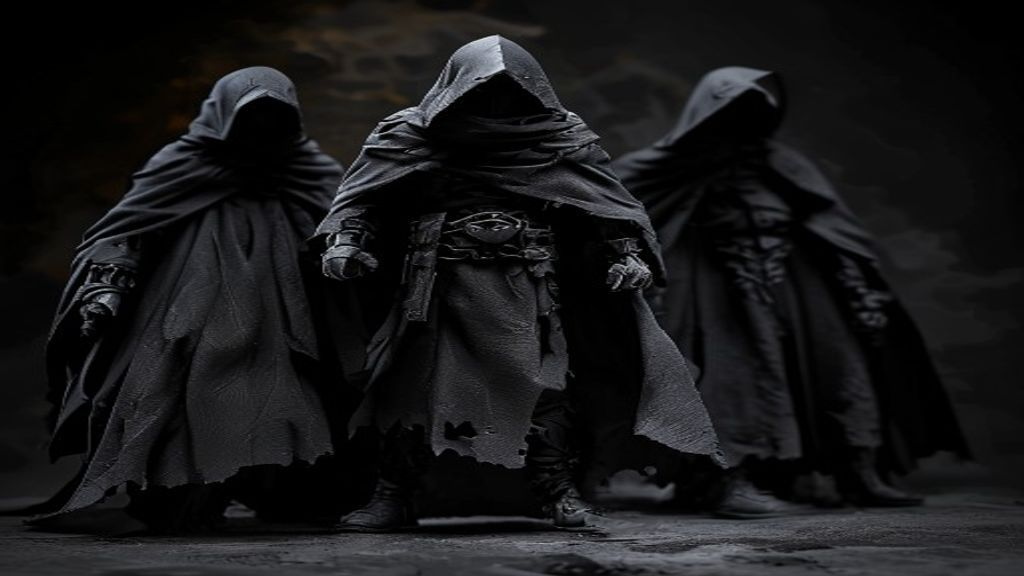
#> input picture imagens_cluster1/akatsuki-impressao-3d-stl-gratis.jpg, 1024 x 576 px
$ python criar_capa_afiliado.py --input imagens_cluster1/akatsuki-impressao-3d-stl-gratis.jpg --output out --headline imagens_cluster1/capacete-darth-vader-impressao-3d-stl-gratis.jpg
#> lines starting #> are read from the running program, lines starting #| are printed output that depends on the picture
"""
Cria uma imagem principal 16:9 para posts afiliados a partir de uma arte base.

Uso:
  python criar_capa_afiliado.py --input "foto.png" --output "downloads/capas/capa.jpg" \
    --headline "Bambu Lab A1 Mini" --subheadline "Vale a pena para iniciantes?"
"""

from __future__ import annotations

import argparse
import re
from pathlib import Path

from PIL import Image, ImageDraw, ImageEnhance, ImageFilter, ImageFont


def _font(size: int, bold: bool = False) -> ImageFont.FreeTypeFont | ImageFont.ImageFont:
    candidates = [
        "C:/Windows/Fonts/arialbd.ttf" if bold else "C:/Windows/Fonts/arial.ttf",
        "C:/Windows/Fonts/segoeuib.ttf" if bold else "C:/Windows/Fonts/segoeui.ttf",
    ]
    for path in candidates:
        if Path(path).exists():
            return ImageFont.truetype(path, size=size)
    return ImageFont.load_default()


def _wrap(draw: ImageDraw.ImageDraw, text: str, font: ImageFont.ImageFont, max_width: int) -> list[str]:
    words = text.split()
    lines: list[str] = []
    current = ""
    for word in words:
        test = f"{current} {word}".strip()
        if draw.textbbox((0, 0), test, font=font)[2] <= max_width:
            current = test
        else:
            if current:
                lines.append(current)
            current = word
    if current:
        lines.append(current)
    return lines


def _slug(text: str) -> str:
    value = re.sub(r"[^a-z0-9]+", "-", text.lower()).strip("-")
    return value or "capa-afiliado"


def criar_capa(
    input_path: str,
    output_path: str,
    headline: str,
    subheadline: str,
    badge: str,
    cta: str,
) -> Path:
#> called with output_path = 'out', subheadline = 'Vale a pena para iniciantes?', badge = 'Review 2026', cta = 'Ver oferta'
    src = Image.open(input_path).convert("RGB")
#> src is the input picture: PIL image 1024x576 RGB; mean R, G, B 22.9, 22.9, 24.1
    target_w, target_h = 1200, 675
    src_ratio = src.width / src.height
#> src_ratio = 1.78
    target_ratio = target_w / target_h

    if src_ratio > target_ratio:
        new_h = target_h
        new_w = int(new_h * src_ratio)
    else:
        new_w = target_w
        new_h = int(new_w / src_ratio)
#> new_h = 675

    bg = src.resize((new_w, new_h), Image.Resampling.LANCZOS)
    left = max(0, (new_w - target_w) // 2)
    top = max(0, int((new_h - target_h) * 0.36))
#> top = 0
    bg = bg.crop((left, top, left + target_w, top + target_h))
    bg = ImageEnhance.Contrast(bg).enhance(1.08)
    bg = ImageEnhance.Color(bg).enhance(1.12)

    overlay = Image.new("RGBA", bg.size, (0, 0, 0, 0))
#> overlay: PIL image 1200x675 RGBA; every value is 0
    draw = ImageDraw.Draw(overlay)

    # Escurece a esquerda para leitura, mantendo a impressora visivel a direita.
    for x in range(target_w):
        alpha = int(max(0, 210 - x * 0.22))
        draw.line([(x, 0), (x, target_h)], fill=(0, 0, 0, alpha))

    # Vinheta suave.
    vignette = Image.new("L", bg.size, 0)
#> vignette: PIL image 1200x675 L; every value is 0
    vd = ImageDraw.Draw(vignette)
    vd.rectangle((0, 0, target_w, target_h), fill=0)
    vignette = vignette.filter(ImageFilter.GaussianBlur(60))

    blue = (0, 115, 255, 255)
    green = (74, 222, 48, 255)
    white = (255, 255, 255, 255)
    muted = (218, 232, 246, 255)

    title_font = _font(76, bold=True)
    sub_font = _font(34, bold=True)
    badge_font = _font(26, bold=True)
    small_font = _font(24, bold=False)

    x0, y0 = 64, 58
    draw.rounded_rectangle((x0, y0, x0 + 260, y0 + 48), radius=12, fill=(0, 115, 255, 235))
    draw.text((x0 + 18, y0 + 8), badge.upper(), font=badge_font, fill=white)

    y = y0 + 78
    for line in _wrap(draw, headline, title_font, 610)[:3]:
#> in _wrap, `words = text.split()`: words = 1 item
#> in _wrap, `current = ""`: current = ''
        draw.text((x0, y), line, font=title_font, fill=white)
        y += 78
#> this loop made 1 pass
#> after the loop, y = 214

    draw.text((x0, y + 8), subheadline, font=sub_font, fill=green)
    y += 64
#> y = 278

    bullets = ["Compacta", "Rapida", "Facil para comecar"]
    bx = x0
    for bullet in bullets:
        tw = draw.textbbox((0, 0), bullet, font=small_font)[2]
        draw.rounded_rectangle((bx, y, bx + tw + 44, y + 42), radius=21, fill=(4, 18, 35, 230), outline=blue, width=2)
        draw.text((bx + 18, y + 8), bullet, font=small_font, fill=muted)
        bx += tw + 62
#> this loop made 3 passes
#> (tw, bx) on passes 1 to 3: (45, 171), (31, 264), (85, 411)
#> after the loop, bx = 411

    cta_y = target_h - 104
    draw.rounded_rectangle((x0, cta_y, x0 + 420, cta_y + 56), radius=14, fill=(74, 222, 48, 245))
    draw.text((x0 + 24, cta_y + 13), cta.upper(), font=badge_font, fill=(0, 18, 10, 255))

    draw.text((x0, target_h - 38), "Clube 3D Brasil", font=small_font, fill=(220, 232, 245, 230))

    final = Image.alpha_composite(bg.convert("RGBA"), overlay).convert("RGB")
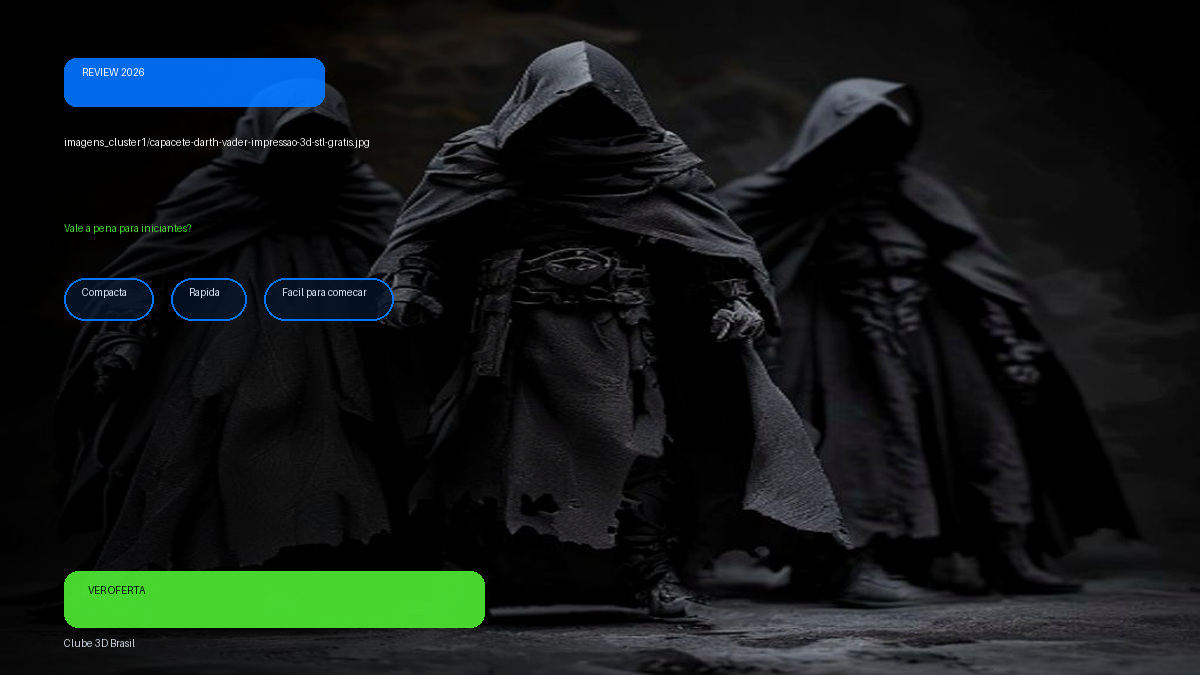
#> final: PIL image 1200x675 RGB; mean R, G, B 17.7, 24, 22.5
    out = Path(output_path)
    if out.is_dir():
        out = out / f"{_slug(headline)}.jpg"
    out.parent.mkdir(parents=True, exist_ok=True)
    final.save(out, quality=92, optimize=True)
    return out


def main() -> None:
    parser = argparse.ArgumentParser(description="Cria capa afiliada 16:9 para WordPress.")
    parser.add_argument("--input", required=True, help="Imagem base.")
    parser.add_argument("--output", required=True, help="Arquivo de saida ou diretorio.")
    parser.add_argument("--headline", required=True, help="Titulo principal.")
    parser.add_argument("--subheadline", default="Vale a pena para iniciantes?", help="Subtitulo.")
    parser.add_argument("--badge", default="Review 2026", help="Selo superior.")
    parser.add_argument("--cta", default="Ver oferta", help="Texto do botao visual.")
    args = parser.parse_args()

    out = criar_capa(
        input_path=args.input,
        output_path=args.output,
        headline=args.headline,
        subheadline=args.subheadline,
        badge=args.badge,
        cta=args.cta,
    )
    print(out)


if __name__ == "__main__":
    main()
